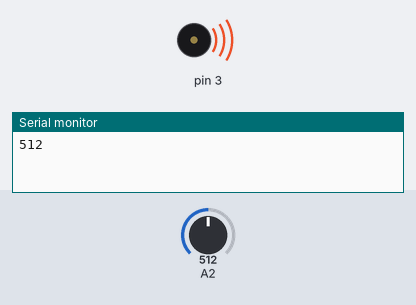
This sketch was run on a simulated Arduino Uno, built with avr-gcc and run on an emulated ATmega328P. Parts: buzzer (waves = sounding), the last lines printed to the serial monitor. The test bench sets the inputs (shaded band); at power-on: A2 = 512.

Above: at 1.2 s.
1.3 s: A2 set to 597
At 5.2 s:
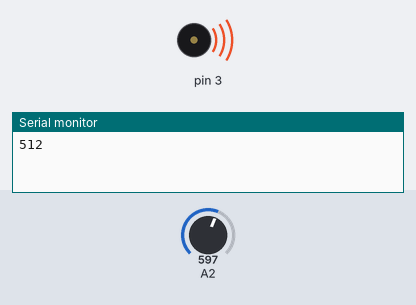
5.3 s: A2 set to 630
At 7.2 s:
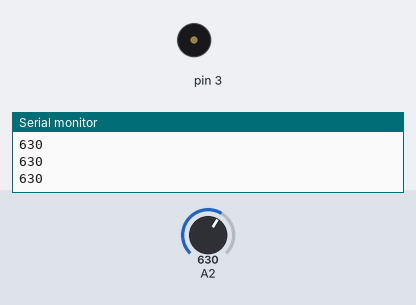
Timing chart, 0 to 8.7 s (numbered marks = the images above; inputs shaded):
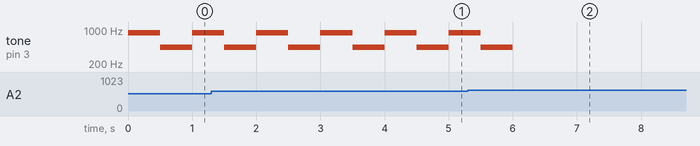

The sketch:

IR.ino
```cpp
void setup() {
    pinMode(A2, INPUT);
    //pinMode(2, OUTPUT);
    pinMode(3, OUTPUT);
    Serial.begin(9600);
}

void loop() {
    int IRval = analogRead(A2);
    Serial.println(IRval);
    while (analogRead(A2) <= 615) {
        tone(3, 880, 500);
        delay(500);
        tone(3, 440, 500);
        delay(500);
    }
    delay(100);

}
```

Measured:
- the behaviour switches between 615 and 616 on A2 (found by bisection; images 1 and 2)
